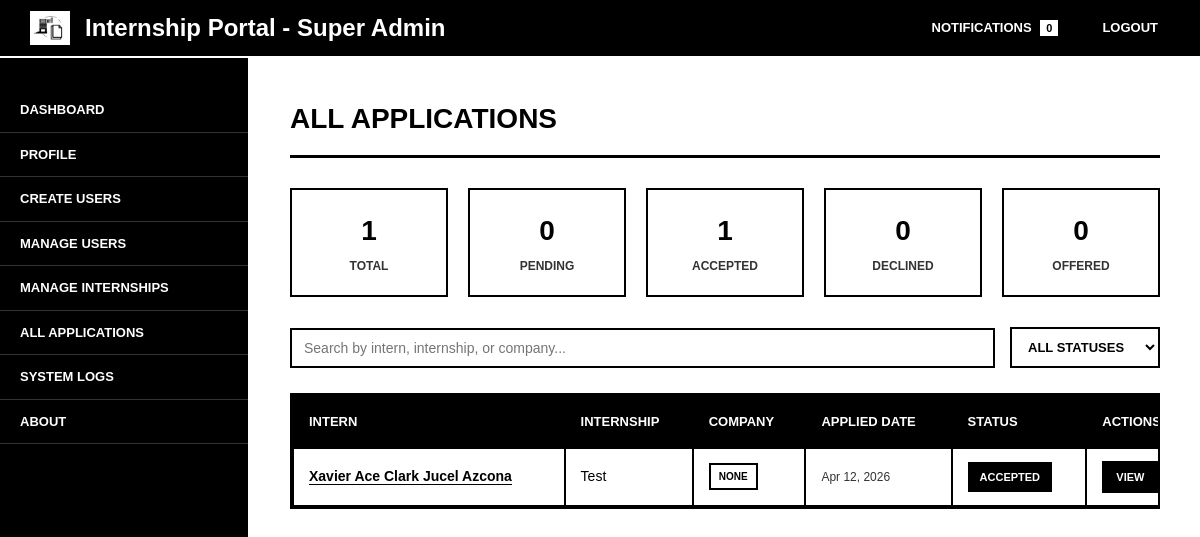
The app's page /superadmin/applications.php (signed in) with its own data.
### tables this page shows
CREATE TABLE `applications` (
  `application_id` int(11) NOT NULL,
  `internship_id` int(11) NOT NULL,
  `intern_id` int(11) NOT NULL,
  `date_applied` timestamp NOT NULL DEFAULT current_timestamp(),
  `status` enum('Pending','Reviewed','Shortlisted','Rejected','Offered','Accepted','Declined','Contract Signed') DEFAULT 'Pending'
);

CREATE TABLE `interns` (
  `intern_id` int(11) NOT NULL,
  `user_id` int(11) NOT NULL,
  `first_name` varchar(100) NOT NULL,
  `middle_name` varchar(100) DEFAULT NULL,
  `last_name` varchar(100) NOT NULL,
  `suffix` varchar(20) DEFAULT NULL,
  `gender` enum('Male','Female','Other') DEFAULT NULL,
  `birthdate` date DEFAULT NULL,
  `age` int(11) DEFAULT NULL,
  `contact_no` varchar(20) DEFAULT NULL,
  `university` varchar(150) DEFAULT NULL,
  `course` varchar(150) DEFAULT NULL,
  `year_level` varchar(50) DEFAULT NULL,
  `created_at` timestamp NOT NULL DEFAULT current_timestamp(),
  `profile_image` varchar(100) DEFAULT 'default.png'
);

CREATE TABLE `internships` (
  `internship_id` int(11) NOT NULL,
  `company_id` int(11) NOT NULL,
  `title` varchar(255) NOT NULL,
  `description` text NOT NULL,
  `requirements` text DEFAULT NULL,
  `duration` varchar(100) DEFAULT NULL,
  `allowance` decimal(10,2) DEFAULT NULL,
  `deadline` date DEFAULT NULL,
  `status` enum('pending','approved','rejected','closed') DEFAULT 'pending',
  `start_date` date DEFAULT NULL,
  `end_date` date DEFAULT NULL,
  `created_at` timestamp NOT NULL DEFAULT current_timestamp()
);

CREATE TABLE `companies` (
  `company_id` int(11) NOT NULL,
  `company_name` varchar(255) NOT NULL,
  `contact_phone` varchar(50) DEFAULT NULL,
  `industry` varchar(100) DEFAULT NULL,
  `contact_person` varchar(100) DEFAULT NULL,
  `website` varchar(150) DEFAULT NULL,
  `description` text DEFAULT NULL,
  `profile_image` varchar(255) DEFAULT 'default.png',
  `contact_email` varchar(255) DEFAULT NULL,
  `created_at` timestamp NOT NULL DEFAULT current_timestamp(),
  `updated_at` timestamp NOT NULL DEFAULT current_timestamp() ON UPDATE current_timestamp()
);

### includes/functions.php (called while the page is built, shortened)
<?php
function isSuperAdminUser($userType = null) {
    $userType = $userType ?? ($_SESSION['user_type'] ?? null);
    return $userType === 'superadmin';
}
function getAdminAreaLabel() {
    return isSuperAdminUser() ? 'Super Admin' : 'Admin';
}
?>

### superadmin/applications.php (the view, shortened to what this page needs)
<?php
require_once '../includes/functions.php';
$panelLabel = getAdminAreaLabel();
$stmt = $pdo->prepare("SELECT COUNT(*) FROM notifications WHERE user_id = ? AND is_read = 0");
$stmt->execute([$_SESSION['user_id']]);
$unread = $stmt->fetchColumn();
$stmt = $pdo->prepare("
    SELECT a.*,
           i.title,
           ir.first_name, ir.last_name, u.email,
           c.company_name
    FROM applications a
    JOIN internships i ON a.internship_id = i.internship_id
    JOIN interns ir ON a.intern_id = ir.intern_id
    JOIN companies c ON i.company_id = c.company_id
    JOIN users u ON ir.user_id = u.user_id
    ORDER BY a.date_applied DESC
");
$stmt->execute();
$applications = $stmt->fetchAll();
$total = count($applications);
$pending = count(array_filter($applications, fn($a) => $a['status'] === 'Pending'));
$accepted = count(array_filter($applications, fn($a) => $a['status'] === 'Accepted'));
$declined = count(array_filter($applications, fn($a) => $a['status'] === 'Declined'));
$offered = count(array_filter($applications, fn($a) => $a['status'] === 'Offered'));
function getStatusClass($status) {
    return strtolower(str_replace(' ', '-', $status));
}
?>
<!DOCTYPE html>
<html>
<head>
    <link rel="stylesheet" href="../assets/css/application.css">
    <link rel="stylesheet" href="../assets/css/logout_modal.css">
    <link rel="stylesheet" href="../assets/css/responsive.css">
</head>
<body>
<div class="topnav">
    <div class="logo-section">
        <img src="../assets/img/logo.png" alt="Logo">
        <h2>Internship Portal - <?= htmlspecialchars($panelLabel) ?></h2>
    </div>
    <div class="topnav-right">
        <a href="notifications.php">
            Notifications <span class="badge"><?= $unread ?></span>
        </a>
        <a href="#" onclick="openLogoutModal()">Logout</a>
    </div>
</div>
<div class="wrapper">
    <div class="sidebar">
        <ul>
                <li><a href="index.php" class="active">Dashboard</a></li>
                <li><a href="profile.php">Profile</a></li>
                <li><a href="create_users.php">Create Users</a></li>
                <li><a href="manage_users.php">Manage Users</a></li>
                <li><a href="manage_internships.php">Manage Internships</a></li>
                <li><a href="applications.php">All Applications</a></li>
                <li><a href="system_logs.php">System Logs</a></li>
                <li><a href="about.php">About</a></li>
            </ul>
    </div>
    <div class="main-content">
        <h2>All Applications</h2>
        <div class="stats-cards">
            <div class="stat-card">
                <h3><?= $total ?></h3>
                <p>Total</p>
            </div>
            <div class="stat-card">
                <h3><?= $pending ?></h3>
                <p>Pending</p>
            </div>
            <div class="stat-card">
                <h3><?= $accepted ?></h3>
                <p>Accepted</p>
            </div>
            <div class="stat-card">
                <h3><?= $declined ?></h3>
                <p>Declined</p>
            </div>
            <div class="stat-card">
                <h3><?= $offered ?></h3>
                <p>Offered</p>
            </div>
        </div>
        <div class="search-section">
            <input type="text" class="search-input" id="searchInput" placeholder="Search by intern, internship, or company...">
            <select class="filter-select" id="statusFilter">
                <option value="all">All Statuses</option>
            </select>
        </div>
        <div class="table-container">
            <?php if (count($applications) > 0): ?>
            <table id="applicationsTable">
                <thead>
                    <tr>
                        <th>Intern</th>
                        <th>Internship</th>
                        <th>Company</th>
                        <th>Applied Date</th>
                        <th>Status</th>
                        <th>Actions</th>
                    </tr>
                </thead>
                <tbody>
                    <?php foreach ($applications as $app): ?>
                    <tr data-status="<?= $app['status'] ?>">
                        <td>
                            <a href="view_intern.php?id=<?= $app['intern_id'] ?>" class="intern-name">
                                <?= htmlspecialchars($app['first_name'] . ' ' . $app['last_name']) ?>
                            </a>
                        </td>
                        <td><?= htmlspecialchars($app['title']) ?></td>
                        <td>
                            <span class="company-badge"><?= htmlspecialchars($app['company_name']) ?></span>
                        </td>
                        <td>
                            <span class="application-date"><?= date('M d, Y', strtotime($app['date_applied'])) ?></span>
                        </td>
                        <td>
                            <span class="status-badge status-<?= getStatusClass($app['status']) ?>">
                                <?= htmlspecialchars($app['status']) ?>
                            </span>
                        </td>
                        <td>
                            <div class="action-buttons">
                                <a href="view_application.php?id=<?= $app['application_id'] ?>" class="btn-action btn-view">View</a>
                            </div>
                        </td>
                    </tr>
                    <?php endforeach; ?>
                </tbody>
            </table>
            <?php else: ?>
            <div class="no-results">
                No applications found.
            </div>
            <?php endif; ?>
        </div>
    </div>
</div>
</body>
</html>

### assets/css/application.css (style rules this page uses)
* { margin: 0; padding: 0; box-sizing: border-box; }
body { font-family: Arial, Helvetica, sans-serif; background-color: #ffffff; color: #000000; line-height: 1.5; min-height: 100vh; }
.topnav { background-color: #000000; color: #ffffff; padding: 10px 30px; display: flex; justify-content: space-between; align-items: center; border-bottom: 2px solid #ffffff; }
.logo-section { display: flex; align-items: center; gap: 15px; }
.logo-section img { max-width: 40px; height: auto; border: 2px solid #ffffff; }
.topnav-right { display: flex; gap: 20px; }
.topnav-right a { color: #ffffff; text-decoration: none; font-size: 13px; font-weight: bold; text-transform: uppercase; padding: 5px 10px; border: 2px solid transparent; transition: all 0.3s ease; }
.badge { background-color: #ffffff; color: #000000; padding: 2px 6px; font-size: 11px; font-weight: bold; margin-left: 5px; }
.wrapper { display: flex; min-height: calc(100vh - 60px); }
.sidebar { width: 250px; background-color: #000000; color: #ffffff; padding: 30px 0; border-right: 2px solid #ffffff; flex-shrink: 0; }
.sidebar a { display: block; color: #ffffff; text-decoration: none; padding: 12px 20px; border-bottom: 1px solid #333333; text-transform: uppercase; font-size: 13px; font-weight: bold; transition: all 0.3s ease; }
.main-content { flex: 1; padding: 40px; background-color: #ffffff; overflow-y: auto; max-height: calc(100vh - 60px); }
.main-content h2 { font-size: 28px; font-weight: bold; text-transform: uppercase; margin-bottom: 30px; border-bottom: 3px solid #000000; padding-bottom: 15px; }
.stats-cards { display: flex; gap: 20px; margin-bottom: 30px; flex-wrap: wrap; }
.stat-card { flex: 1; min-width: 150px; border: 2px solid #000000; padding: 20px; text-align: center; background-color: #ffffff; }
.stat-card h3 { font-size: 28px; font-weight: bold; margin-bottom: 5px; }
.stat-card p { font-size: 12px; text-transform: uppercase; font-weight: bold; color: #333333; }
.search-section { margin-bottom: 25px; display: flex; gap: 15px; flex-wrap: wrap; align-items: center; }
.search-input { flex: 1; min-width: 250px; padding: 10px 12px; border: 2px solid #000000; background-color: #ffffff; font-size: 14px; color: #000000; border-radius: 0; }
.filter-select { padding: 10px 12px; border: 2px solid #000000; background-color: #ffffff; font-size: 13px; text-transform: uppercase; font-weight: bold; border-radius: 0; min-width: 150px; }
.table-container { border: 2px solid #000000; overflow-x: auto; background-color: #ffffff; }
table { width: 100%; border-collapse: collapse; min-width: 900px; }
th { background-color: #000000; color: #ffffff; font-weight: bold; text-transform: uppercase; font-size: 13px; padding: 15px; text-align: left; border: 2px solid #000000; }
td { padding: 12px 15px; border: 2px solid #000000; font-size: 14px; }
.status-badge { display: inline-block; padding: 5px 10px; font-weight: bold; text-transform: uppercase; font-size: 11px; border: 2px solid #000000; min-width: 80px; text-align: center; }
.status-accepted { background-color: #000000; color: #ffffff; }
.intern-name { font-weight: bold; color: #000000; text-decoration: none; border-bottom: 1px solid #000000; }
.company-badge { display: inline-block; padding: 4px 8px; font-weight: bold; text-transform: uppercase; font-size: 10px; border: 2px solid #000000; background-color: #ffffff; color: #000000; }
.application-date { font-size: 12px; color: #333333; }
.action-buttons { display: flex; gap: 8px; flex-wrap: wrap; }
.btn-action { display: inline-block; padding: 6px 12px; text-decoration: none; font-weight: bold; text-transform: uppercase; font-size: 11px; border: 2px solid #000000; transition: all 0.3s ease; background-color: transparent; color: #000000; cursor: pointer; }
.btn-view { background-color: #000000; color: #ffffff; }

### records on screen
applications: status "0", status "1", intern.last_name "Xavier Ace Clark Jucel Azcona", internship.title "Test", companies.company_name "NONE", date_applied "Apr 12, 2026", status "ACCEPTED"

### other values on screen
$panelLabel "Super Admin"
$unread "0"
$total "1"
